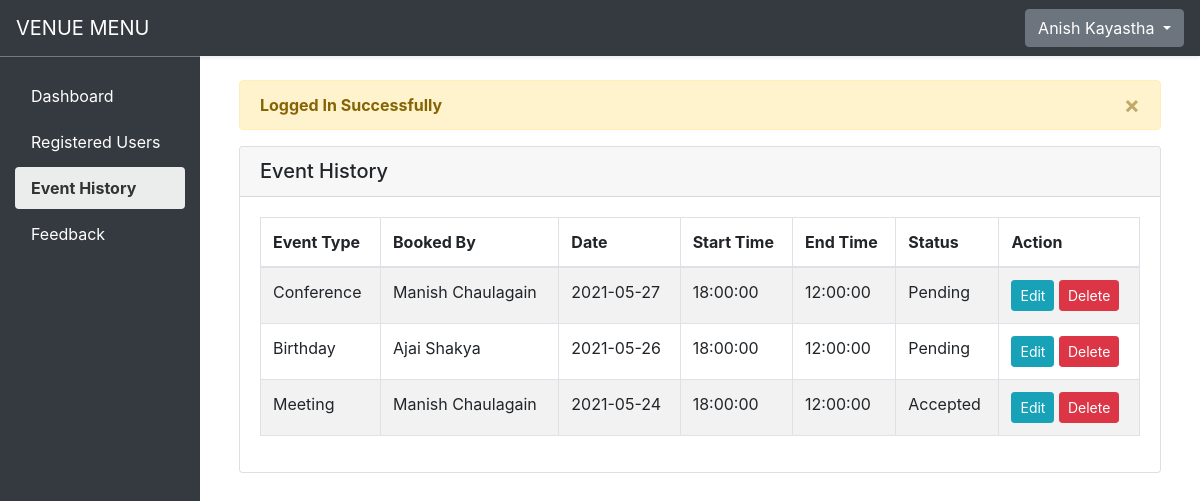
/dashboard/event.php (signed in), run on the app's committed database.
### tables this page shows
CREATE TABLE events (
	event_id INT PRIMARY KEY AUTO_INCREMENT,
    user_id INT,
    event_type VARCHAR(50),
    event_date DATE,
    start_time TIME,
    end_time TIME,
    event_status VARCHAR(50),
    FOREIGN KEY(user_id) REFERENCES users(id) ON DELETE CASCADE
);

### dashboard/event.php (the view, shortened to what this page needs)
<?php
    include('includes/header.php');
?>
<?php
    include('includes/navbar.php');
?>
<div class="container-fluid size-adjust">
    <div class="row">
        <?php
            include('includes/sidebar.php');
            include('modules/connection.php');
        ?>
        <main role="main" class="col-md-9 ml-sm-auto col-lg-10 px-md-4">
            <div class="d-flex justify-content-between flex-wrap flex-md-nowrap align-items-center pt-3 pb-2">
            </div>
            <section class="container-fluid">
                <div class="row">
                    <div class="col-md-12">
                        <?php
                        if(isset($_SESSION['status'])) {
                            ?>
                            <div class="alert alert-warning alert-dismissible fade show" role="alert">
                                <strong> <?php echo $_SESSION['status']; ?></strong>
                                <button type="button" class="close" data-dismiss="alert" aria-label="Close">
                                    <span aria-hidden="true">&times;</span>
                                </button>
                            </div>
                            <?php
                        }
                        ?>
                        <div class="card">
                            <div class="card-header">
                                <span class="card-title h5">Event History</span>
                            </div>
                            <div class="card-body">
                            <table id="example1" class="table table-bordered table-striped">
                                <thead>
                                    <tr>
                                        <th>Event Type</th>
                                        <th>Booked By</th>
                                        <th>Date</th>
                                        <th>Start Time</th>
                                        <th>End Time</th>
                                        <th>Status</th>
                                        <th>Action</th>
                                    </tr>
                                </thead>
                                <tbody>
                                    <?php
                                        $query = "SELECT event_type, CONCAT(firstname, ' ', lastname) AS name, event_date, start_time, end_time, event_status, event_id FROM users, events WHERE users.id = events.user_id ORDER BY event_date DESC;";
                                        $query_run = mysqli_query($conn, $query);
                                        if(mysqli_num_rows($query_run) > 0) {
                                            foreach($query_run as $row) {
                                                ?>
                                                <tr>
                                                    <td><?php echo $row['event_type']; ?></td>
                                                    <td><?php echo $row['name']; ?></td>
                                                    <td><?php echo $row['event_date']; ?></td>
                                                    <td><?php echo $row['start_time']; ?></td>
                                                    <td><?php echo $row['end_time']; ?></td>
                                                    <td><?php echo $row['event_status']; ?></td>
                                                     <td>
                                                        <a href="edit_events.php?event_id=<?php echo $row['event_id']; ?>" class="btn btn-info btn-sm">Edit</a>
                                                        <button type="button" value="<?php echo $row['event_id']; ?>" class="btn btn-danger btn-sm deletebtn">Delete</button>
                                                    </td>
                                                </tr>
                                                <?php
                                            }
                                        }
                                        else {
                                            ?>
                                            <tr>
                                                <td>No Record Found</td>
                                            </tr>
                                            <?php
                                        }
                                    ?>
                                </tbody>
                            </table>
                        </div>
                    </div>
                </div>
            </section>
        </main>
    </div>
</div>
<?php include('includes/footer.php'); ?>

### dashboard/css/style.css (style rules this page uses)
.size-adjust { margin-top: 56px; }

### data on the page
events: event_type "Conference", name "Manish Chaulagain", event_date "2021-05-27", start_time "18:00:00", end_time "12:00:00", event_status "Pending", $row['event_id'] 3 (drawn)
events: event_type "Birthday", name "Ajai Shakya", event_date "2021-05-26", start_time "18:00:00", end_time "12:00:00", event_status "Pending", $row['event_id'] 2 (drawn)
events: event_type "Meeting", name "Manish Chaulagain", event_date "2021-05-24", start_time "18:00:00", end_time "12:00:00", event_status "Accepted", $row['event_id'] 1 (drawn)

### other printed values
$_SESSION['auth_user']['user_firstname'] "Anish"
$_SESSION['auth_user']['user_lastname'] "Kayastha"
$_SESSION['status'] "Logged In Successfully"
